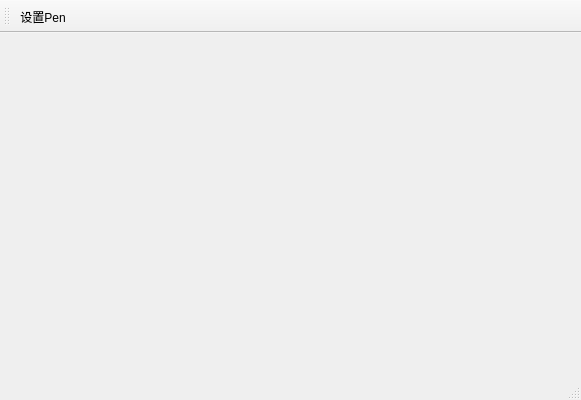
<?xml version="1.0" encoding="UTF-8"?>
<ui version="4.0">
 <class>MainWindow</class>
 <widget class="QMainWindow" name="MainWindow">
  <property name="geometry">
   <rect>
    <x>0</x>
    <y>0</y>
    <width>581</width>
    <height>400</height>
   </rect>
  </property>
  <property name="windowTitle">
   <string>MainWindow</string>
  </property>
  <widget class="QWidget" name="centralwidget"/>
  <widget class="QStatusBar" name="statusbar"/>
  <widget class="QToolBar" name="toolBar">
   <property name="windowTitle">
    <string>toolBar</string>
   </property>
   <property name="toolButtonStyle">
    <enum>Qt::ToolButtonIconOnly</enum>
   </property>
   <attribute name="toolBarArea">
    <enum>TopToolBarArea</enum>
   </attribute>
   <attribute name="toolBarBreak">
    <bool>false</bool>
   </attribute>
   <addaction name="action_Pen"/>
  </widget>
  <action name="action_Pen">
   <property name="text">
    <string>设置Pen</string>
   </property>
   <property name="menuRole">
    <enum>QAction::NoRole</enum>
   </property>
  </action>
 </widget>
 <resources/>
 <connections/>
</ui>
